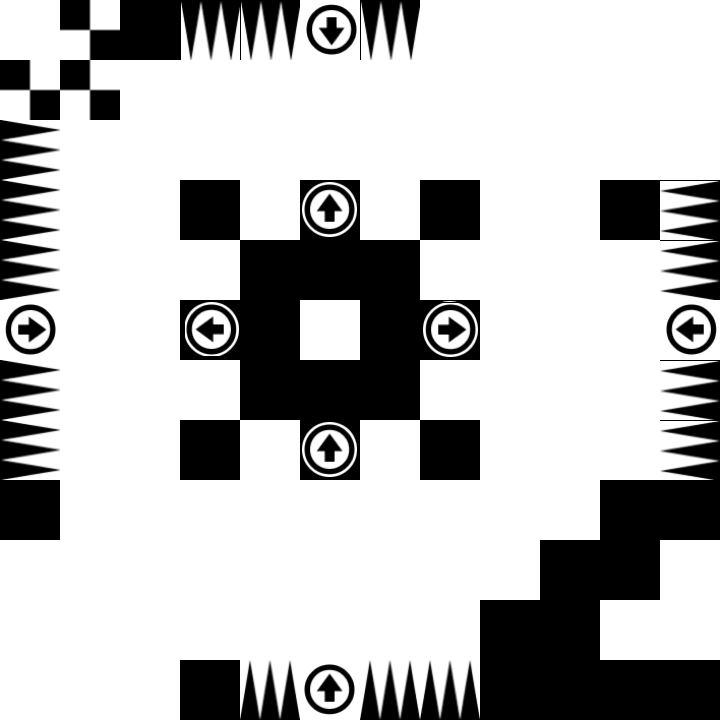

A 2D game scene composited from a Tiled map and its tileset images. What follows is a short description and the map's XML, with every tile layer's data as written:
An orthogonal 12x12 tile map with 60x60 px tiles, 3 tile layers (Layer2, Layer3, Layer5) and 24 objects (prop1, key2, key1, rigid_square_4, rigid_square_5, ...).

<map version="1.5" tiledversion="1.7.2" orientation="orthogonal" renderorder="right-down" width="12" height="12" tilewidth="60" tileheight="60" infinite="0" nextlayerid="10" nextobjectid="48">
 <tileset firstgid="1" source="graph.tsx" />
 <layer id="1" name="Layer2" width="12" height="12">
  <data encoding="csv">
1,1,3,10,10,1,10,1,1,1,1,1,
1,1,1,1,1,1,1,1,1,1,1,1,
13,1,1,1,1,1,1,1,1,1,1,1,
13,1,1,3,1,3,1,3,1,1,3,12,
13,1,1,1,3,3,3,1,1,1,1,12,
1,1,1,3,3,1,3,3,1,1,1,1,
13,1,1,1,3,3,3,1,1,1,1,12,
13,1,1,3,1,3,1,3,1,1,1,12,
3,1,1,1,1,1,1,1,1,1,3,3,
1,1,1,1,1,1,1,1,1,3,3,1,
1,1,1,1,1,1,1,1,3,3,1,1,
1,1,1,3,2,1,2,2,3,3,3,3
</data>
 </layer>
 <layer id="2" name="Layer3" width="12" height="12">
  <data encoding="csv">
0,0,0,0,0,8,0,0,0,0,0,0,
0,0,0,0,0,0,0,0,0,0,0,0,
0,0,0,0,0,0,0,0,0,0,0,0,
0,0,0,0,0,15,0,0,0,0,0,0,
0,0,0,0,0,0,0,0,0,0,0,0,
16,0,0,17,0,0,0,16,0,0,0,17,
0,0,0,0,0,0,0,0,0,0,0,0,
0,0,0,0,0,15,0,0,0,0,0,0,
0,0,0,0,0,0,0,0,0,0,0,0,
0,0,0,0,0,0,0,0,0,0,0,0,
0,0,0,0,0,0,0,0,0,0,0,0,
0,0,0,0,0,15,0,0,0,0,0,0
</data>
 </layer>
 <layer id="3" name="Layer5" width="12" height="12">
  <properties>
   <property name="params" value="{}" />
   <property name="script" value="LayerVisibility" />
  </properties>
  <data encoding="csv">
0,5,0,0,0,0,0,0,0,0,0,0,
5,5,0,0,0,0,0,0,0,0,0,0,
0,0,0,0,0,0,0,0,0,0,0,0,
0,0,0,0,0,0,0,0,0,0,0,0,
0,0,0,0,0,0,0,0,0,0,0,0,
0,0,0,0,0,0,0,0,0,0,0,0,
0,0,0,0,0,0,0,0,0,0,0,0,
0,0,0,0,0,0,0,0,0,0,0,0,
0,0,0,0,0,0,0,0,0,0,0,0,
0,0,0,0,0,0,0,0,0,0,0,0,
0,0,0,0,0,0,0,0,0,0,0,0,
0,0,0,0,0,0,0,0,0,0,0,0
</data>
 </layer>
 <objectgroup id="4" name="Trigger">
  <object id="18" name="prop1" gid="14" x="60" y="720" width="60" height="60" />
  <object id="6" name="key2" gid="4" x="0" y="60" width="60" height="60">
   <properties>
    <property name="params" value="{&quot;targetPlatforms&quot;: &quot;RigidSquare2|RigidSquare3|RigidSquare4&quot;}" />
    <property name="script" value="PlatformTrigger" />
   </properties>
  </object>
  <object id="5" name="key1" gid="4" x="0" y="600" width="60" height="60">
   <properties>
    <property name="params" value="{&quot;targetLayers&quot;:  &quot;Layer5&quot;}" />
    <property name="script" value="LayerTrigger" />
   </properties>
  </object>
 </objectgroup>
 <objectgroup id="5" name="RigidSquare4">
  <properties>
   <property name="anchorX" type="float" value="0.5" />
   <property name="anchorY" type="float" value="0.5" />
   <property name="params" value="{&quot;actionType&quot;: &quot;move&quot;, &quot;startDelay&quot;: 0.5, &quot;stopDelay&quot;: 0.5, &quot;duration&quot;: 5.0, &quot;moveX&quot;: 5}" />
   <property name="script" value="Platform" />
  </properties>
  <object id="23" name="rigid_square_4" gid="7" x="420" y="60" width="60" height="60" />
  <object id="22" name="rigid_square_5" gid="7" x="480" y="60" width="60" height="60" />
  <object id="21" name="rigid_square_6" gid="7" x="540" y="60" width="60" height="60" />
  <object id="20" name="rigid_square_7" gid="7" x="600" y="60" width="60" height="60" />
  <object id="19" name="rigid_square_8" gid="7" x="660" y="60" width="60" height="60" />
 </objectgroup>
 <objectgroup id="6" name="RigidSquare3">
  <properties>
   <property name="anchorX" type="float" value="0.5" />
   <property name="anchorY" type="float" value="0.5" />
   <property name="params" value="{&quot;actionType&quot;: &quot;move&quot;, &quot;startDelay&quot;: 0.5, &quot;stopDelay&quot;: 0.5, &quot;duration&quot;: 5.0, &quot;moveX&quot;: 5}" />
   <property name="script" value="Platform" />
  </properties>
  <object id="37" name="rigid_square_9" gid="7" x="420" y="120" width="60" height="60" />
  <object id="36" name="rigid_square_10" gid="7" x="480" y="120" width="60" height="60" />
  <object id="35" name="rigid_square_11" gid="7" x="540" y="120" width="60" height="60" />
  <object id="34" name="rigid_square_12" gid="7" x="600" y="120" width="60" height="60" />
  <object id="33" name="rigid_square_13" gid="7" x="660" y="120" width="60" height="60" />
 </objectgroup>
 <objectgroup id="7" name="RigidSquare2">
  <properties>
   <property name="anchorX" type="float" value="0.5" />
   <property name="anchorY" type="float" value="0.5" />
   <property name="params" value="{&quot;actionType&quot;: &quot;move&quot;, &quot;startDelay&quot;: 0.5, &quot;stopDelay&quot;: 0.5, &quot;duration&quot;: 5.0, &quot;moveX&quot;: 5}" />
   <property name="script" value="Platform" />
  </properties>
  <object id="42" name="rigid_square_14" gid="7" x="420" y="180" width="60" height="60" />
  <object id="41" name="rigid_square_15" gid="7" x="480" y="180" width="60" height="60" />
  <object id="40" name="rigid_square_16" gid="7" x="540" y="180" width="60" height="60" />
  <object id="39" name="rigid_square_17" gid="7" x="600" y="180" width="60" height="60" />
  <object id="38" name="rigid_square_18" gid="7" x="660" y="180" width="60" height="60" />
 </objectgroup>
 <objectgroup id="8" name="RigidSquare1">
  <properties>
   <property name="anchorX" type="float" value="0.5" />
   <property name="anchorY" type="float" value="0.5" />
   <property name="params" value="{&quot;actionType&quot;: &quot;move&quot;, &quot;startDelay&quot;: 0.5, &quot;stopDelay&quot;: 0.5, &quot;duration&quot;: 3.0, &quot;moveX&quot;: -3}" />
   <property name="script" value="Platform" />
  </properties>
  <object id="44" name="rigid_square_1" gid="7" x="0" y="720" width="60" height="60" />
  <object id="45" name="rigid_square_2" gid="7" x="60" y="720" width="60" height="60" />
  <object id="46" name="rigid_square_3" gid="7" x="120" y="720" width="60" height="60" />
 </objectgroup>
 <objectgroup id="9" name="Transfer">
  <object id="1" name="gate3" gid="6" x="660" y="660" width="60" height="60">
   <properties>
    <property name="target_gate" value="gate2" />
    <property name="target_level" value="level29" />
   </properties>
  </object>
  <object id="43" name="gate2" gid="22" x="600" y="240" width="60" height="60">
   <properties>
    <property name="target_gate" value="gate1" />
    <property name="target_level" value="level26" />
   </properties>
  </object>
  <object id="3" name="gate1" gid="6" x="300" y="360" width="60" height="60">
   <properties>
    <property name="target_gate" value="gate2" />
    <property name="target_level" value="level24" />
   </properties>
  </object>
 </objectgroup>
</map>
